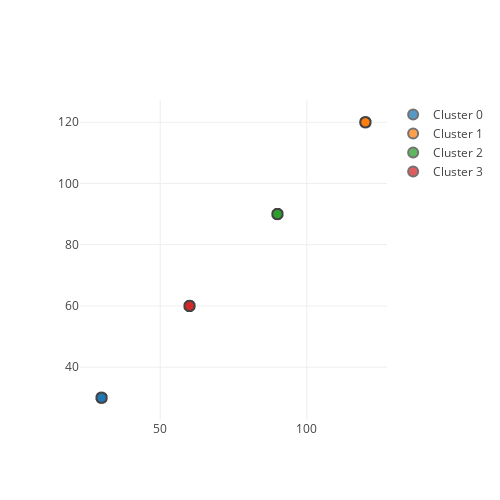

Source (notebook cell):
### Markdown cell above
### Same Values

### Code cell
X = np.zeros((40000, 2))
X[0:10000, :] = 30.0
X[10000:20000, :] = 60.0
X[20000:30000, :] = 90.0
X[30000:, :] = 120.0
n_clusters = 4

clusters = doTests(n_clusters, X)
df = pd.DataFrame(X)
df['cluster'] = clusters

plot(df)
